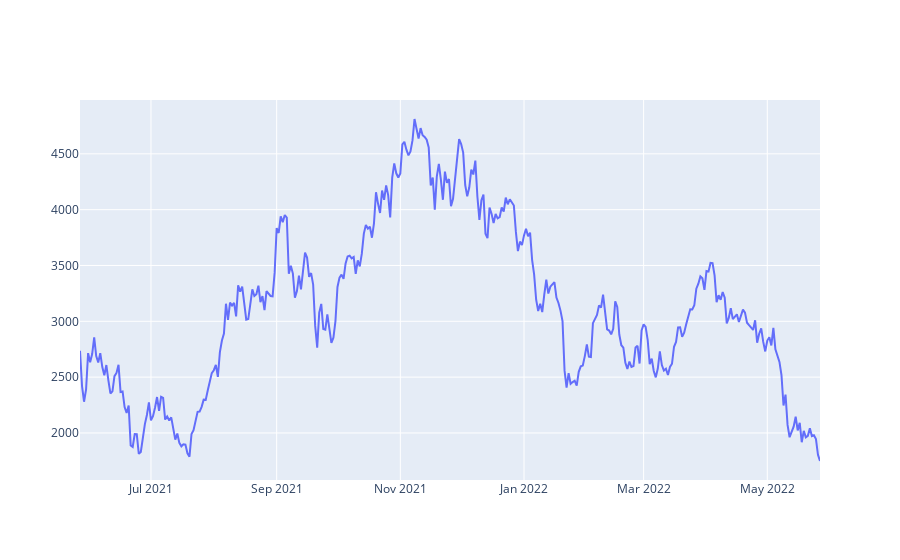

Notebook cell for this chart:
### Code cell
eth = yfinance.Ticker('ETH-USD')
hist = eth.history(period='1y')
import plotly.graph_objects as go

fig = go.Figure(data=go.Scatter(x=hist.index,y=hist['Close'], mode='lines'))
fig.show()
from plotly.subplots import make_subplots

### Figure 1 — Plotly figure (JSON) as saved in the notebook; plotly's stock layout.template omitted (floating-point values rounded to 4 significant figures; data arrays with more than 128 entries replaced by an {"elided": "..."} marker saying what was removed)
{"data": [{"mode": "lines", "type": "scatter", "x": {"elided": "366 str values"}, "y": {"elided": "366 float values"}}], "layout": {}}
